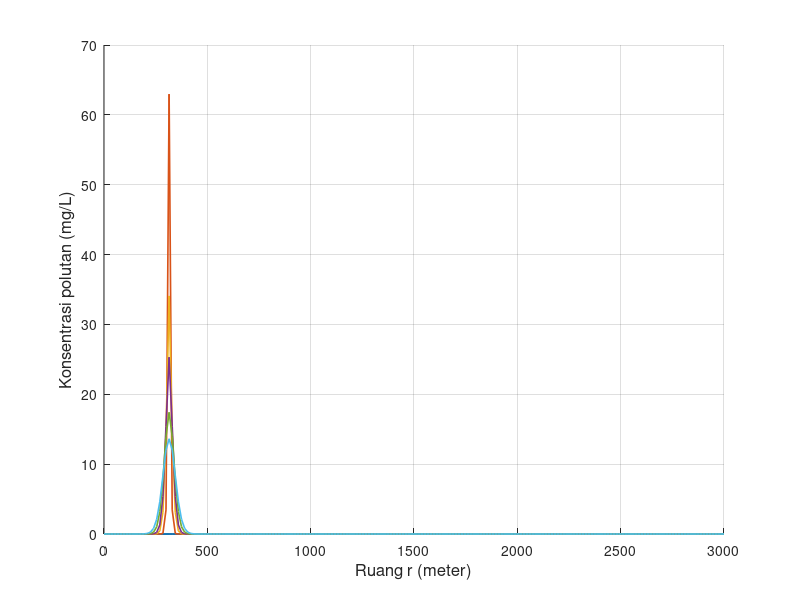

MATLAB code for this plot: (Note: this script raises an error after producing the figure.)
clear; clc; close all;

% Feby Syarief Al A`raaf
% 26050124130087
% Oseanografi C
%
% Simulasi adveksi 1 dimensi metode FTCS
% Sumber polutan diskontinu
% Grafik: konsentrasi polutan terhadap ruang
% NIM = 087, sehingga:
% x = 0, y = 8, z = 7
% Konsentrasi sumber = 10*z = 70 mg/L

x = 0;
y = 8;
z = 7;

folder_output = 'output_Diskontinu_FTCS_Terhadap_Ruang';
if ~exist(folder_output, 'dir')
    mkdir(folder_output);
end

Ad1 = 0;
L   = 3000;
T   = 7200;
C   = 10 * z;

scenario(1).nama = 'Skenario 1';
scenario(1).dx   = 15;
scenario(1).dt   = 6;
scenario(1).Ad2  = 0.5;
scenario(1).na   = 20 + z;
scenario(1).m    = 15 + z;

scenario(2).nama = 'Skenario 2';
scenario(2).dx   = 30;
scenario(2).dt   = 6;
scenario(2).Ad2  = 0.05;
scenario(2).na   = 20 + z;
scenario(2).m    = 30 + z;

scenario(3).nama = 'Skenario 3';
scenario(3).dx   = 15;
scenario(3).dt   = 6;
scenario(3).Ad2  = 1;
scenario(3).na   = 20 + z;
scenario(3).m    = 15 + z;

for s = 1:numel(scenario)

    fprintf('\nMemproses %s\n', scenario(s).nama);

    dx  = scenario(s).dx;
    dt  = scenario(s).dt;
    Ad2 = scenario(s).Ad2;
    na0 = scenario(s).na;
    m   = scenario(s).m;

    n     = 0:dt:T;
    t     = 0:dx:L;
    nmax  = length(n);
    mmax  = length(t);

    alpha1 = (Ad1 * dt) / dx^2;
    alpha2 = (Ad2 * dt) / dx^2;

    fprintf('dx = %.3f m, dt = %.3f s, Ad2 = %.3f m^2/s, na = %d, m = %d\n', dx, dt, Ad2, na0, m);
    fprintf('nmax = %d, mmax = %d, alpha2 = %.6f\n', nmax, mmax, alpha2);

    if m > mmax
        fprintf('%s tidak dapat diproses karena grid sumber di luar domain.\n', scenario(s).nama);
        continue;
    end

    if na0 > nmax
        fprintf('%s tidak dapat diproses karena waktu sumber di luar domain.\n', scenario(s).nama);
        continue;
    end

    if alpha2 > 0.5
        fprintf('%s: peringatan, alpha2 > 0.5 sehingga skema FTCS berpotensi tidak stabil.\n', scenario(s).nama);
    end

    F = zeros(nmax, mmax);

    tv = [60 180 360 500 800 1160];
    rv = [10 12 14 16 19 21 23];

    tv_valid = tv(tv >= n(1) & tv <= n(end));

    if length(tv_valid) < length(tv)
        fprintf('%s: beberapa waktu tv berada di luar domain sehingga tidak digrafikkan.\n', scenario(s).nama);
    end

    history = NaN(length(tv_valid), mmax);

    F(na0, m) = C;

    for na = 1:(nmax - 1)

        if na == na0
            F(na, m) = C;
        end

        for i = 2:(mmax - 1)

            F(na + 1, i) = (1 - 2 * alpha2) * F(na, i) ...
                         + alpha2 * (F(na, i + 1) + F(na, i - 1));

        end

        F(na + 1, 1)    = F(na + 1, 2);
        F(na + 1, mmax) = F(na + 1, mmax - 1);

    end

    for p = 1:length(tv_valid)
        [~, idx_tv] = min(abs(n - tv_valid(p)));
        history(p, :) = F(idx_tv, :);
    end

    fig = figure('Visible', 'off', 'Position', [100 100 1400 600]);
    hold on;

    legend_text = {};

    for k = 1:length(tv_valid)
        plot(t, history(k, :), 'LineWidth', 1.2);
        legend_text{end+1} = sprintf('t = %d', tv_valid(k));
    end

    grid on;
    xlabel('Ruang r (meter)', 'FontSize', 12);
    ylabel('Konsentrasi polutan (mg/L)', 'FontSize', 12);
    title(sprintf('%s - Konsentrasi polutan terhadap ruang', scenario(s).nama), ...
          'Feby Syarief-0087-Ose C', 'FontSize', 14, 'FontWeight', 'bold');
    xlim([t(1), t(end)]);

    y_max = max(history(:), [], 'omitnan');
    if isempty(y_max) || isnan(y_max) || y_max <= 0
        ylim([0 1]);
    else
        ylim([0, max(C * 1.2, y_max * 1.1)]);
    end

    set(gca, 'FontSize', 11);

    legend(legend_text, ...
           'Location', 'northwest', ...
           'FontSize', 8, ...
           'NumColumns', 2, ...
           'Box', 'on');

    hold off;

    nama_file = sprintf('ftcs_diskontinu_ruang_skenario_%d.png', s);
    saveas(fig, fullfile(folder_output, nama_file));
    close(fig);

    fprintf('%s selesai diproses.\n', scenario(s).nama);

end

fprintf('\nSemua skenario telah selesai diproses.\n');
